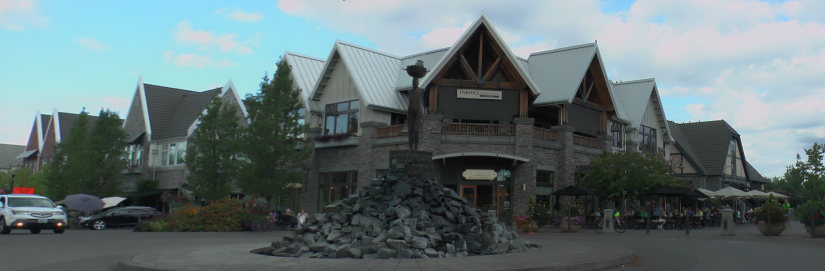
#> input picture StereoPanorama_MertEkici_Codes/Panorama/depth_estimation/images/hl.PNG, 1650 x 542 px (shown at 1/2 size); its folder holds 6 pictures in this run
$ python main.py
#> lines starting #> are read from the running program, lines starting #| are printed output that depends on the picture
import numpy as np
from matplotlib import pyplot as plt
import cv2
import os
import time


mainfolder = 'images'
myfolder = os.listdir(mainfolder)
print(myfolder)
left_image = cv2.imread('images/hl.PNG',cv2.IMREAD_GRAYSCALE)
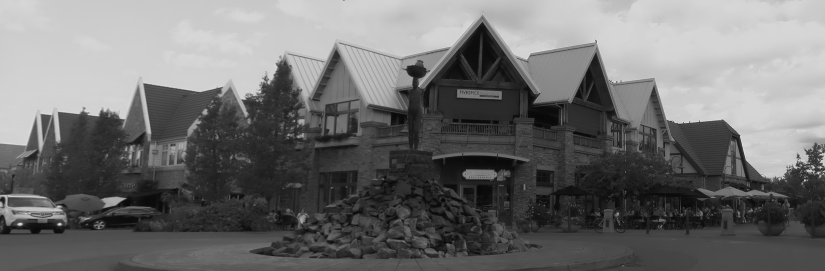
#> left_image: shape (542, 1650) (shown at 1/2 size); min 0, max 246, mean 111
#left_image = cv2.blur(left_image,(5,5))
right_image = cv2.imread('images/hr.PNG',cv2.IMREAD_GRAYSCALE)
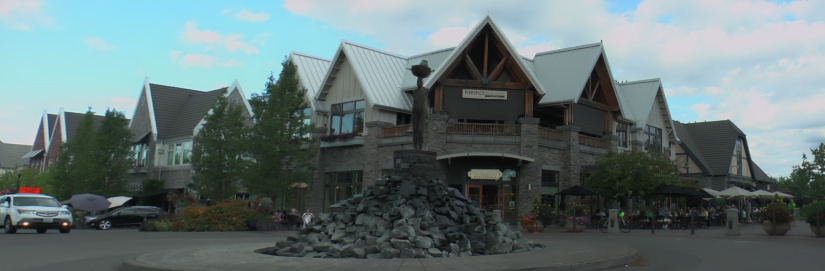
#> input picture StereoPanorama_MertEkici_Codes/Panorama/depth_estimation/images/hr.PNG, 1650 x 542 px (shown at 1/2 size)
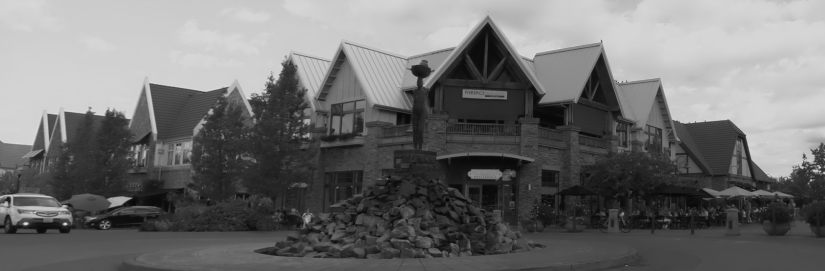
#> right_image: shape (542, 1650) (shown at 1/2 size); min 7, max 229, mean 111.3
#right_image = cv2.blur(right_image,(5,5))
#left_image = cv2.resize(left_image,(1600,1600),None,1,1)
#right_image = cv2.resize(right_image,(1600,1600),None,1,1)
stereo = cv2.StereoBM_create(numDisparities=16,blockSize=7)
dept = stereo.compute(left_image,right_image)
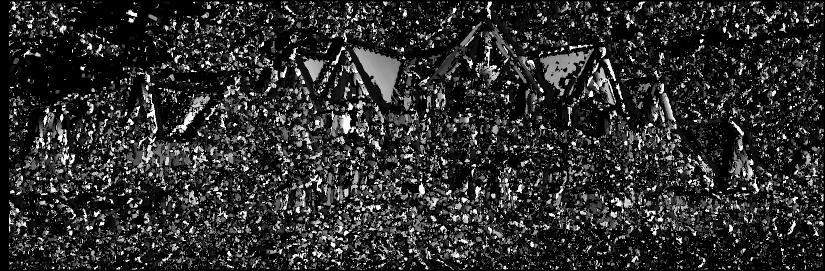
#> dept: shape (542, 1650) int16 (shown at 1/2 size); min -16, max 240, mean 29.1; drawn with min black and max white
#cv2.imshow('left',left_image)
#cv2.imshow('right', right_image)
#cv2.imshow('dept',dept)
cv2.waitKey(0)
plt.imshow(dept)
#plt.axis('on')
plt.show()
# [12 lines of commented-out code are left out]
cv2.waitKey(0)
#plt.imshow(dept1)
#plt.axis('on')
plt.show()
# [4 lines of commented-out code are left out]

cv2.waitKey(10)
